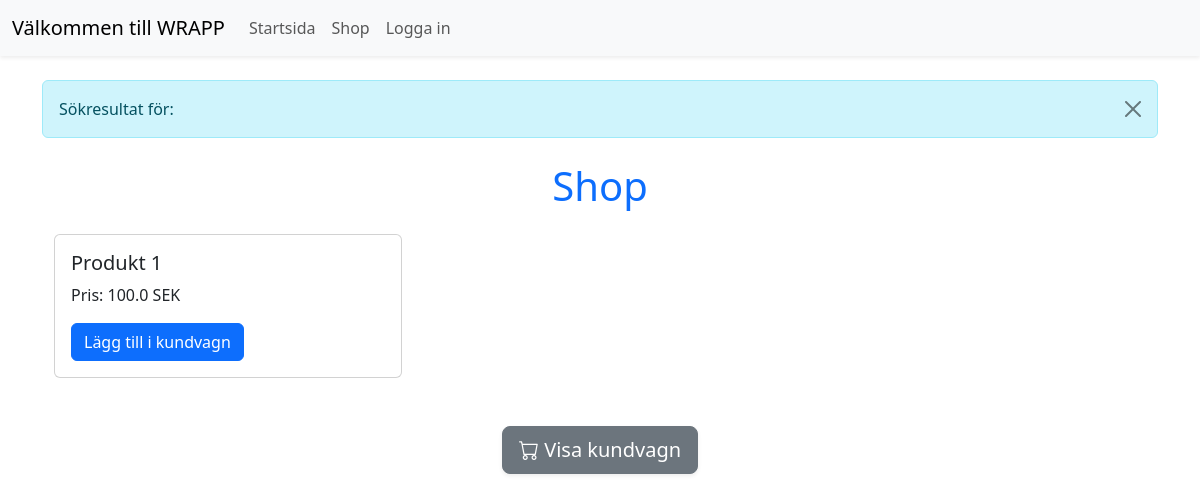
Before: /search with the older database file.
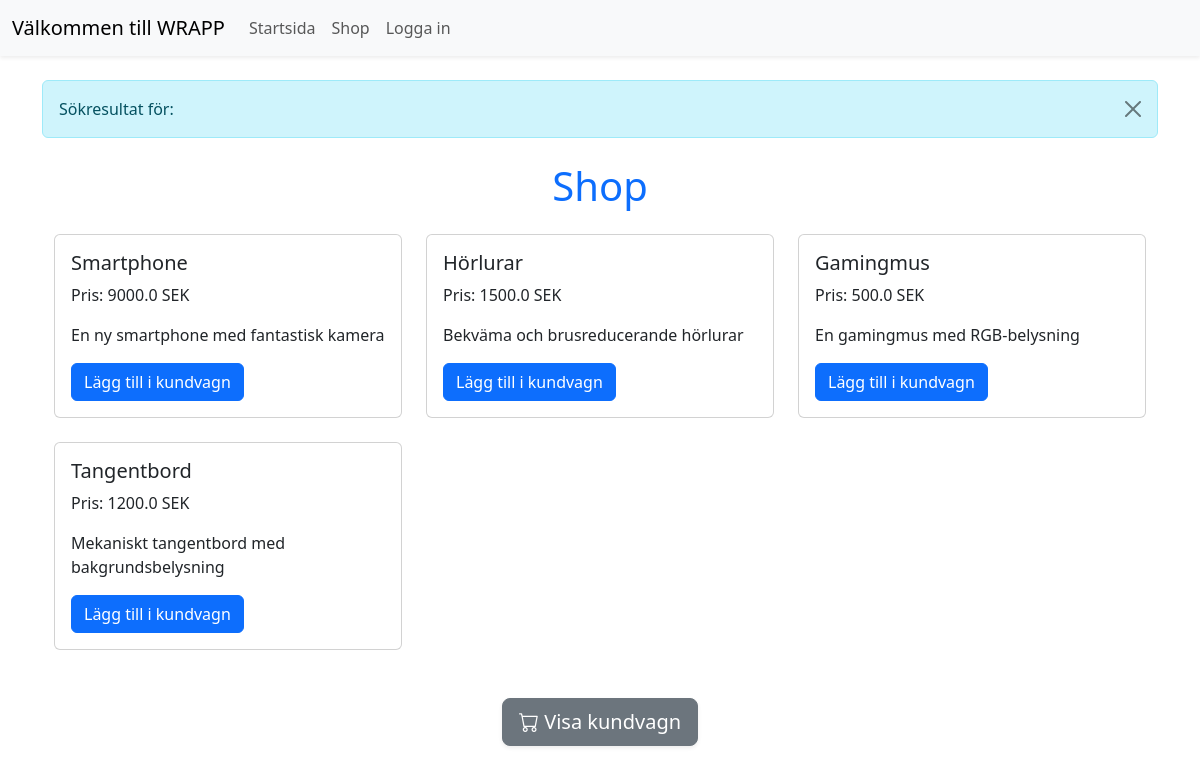
After: the same page with the newer database file.
### tables this page shows
CREATE TABLE products (
    id INTEGER PRIMARY KEY AUTOINCREMENT,
    name TEXT NOT NULL,
    price REAL NOT NULL,
    description TEXT,
    image TEXT
);

### app.py (the view)
@app.route('/search', methods=['GET'])
def search():
    query = request.args.get('q', '')
    filtered_query = query.replace("UNION", "").replace("SELECT", "")  # Enkel blacklisting
    with sqlite3.connect(DATABASE) as conn:
        cursor = conn.cursor()
        cursor.execute(f"SELECT * FROM products WHERE name LIKE ?", ('%' + filtered_query + '%',))
        products = cursor.fetchall()
    flash(f"Sökresultat för: {query}", "info")
    return render_template('shop.html', products=products)

### templates/shop.html (shortened to what this page needs)
{% extends "base.html" %}
{% block content %}
<div class="container mt-4">
    <h1 class="text-center text-primary mb-4">Shop</h1>
    <div class="row">
        {% for product in products %}
            <div class="col-md-4 mb-4">
                <div class="card">
                    <div class="card-body">
                        <h5 class="card-title">{{ product[1] }}</h5>
                        <p class="card-text">Pris: {{ product[2] }} SEK</p>
                        <p class="card-text">{{ product[3] }}</p>
                        <a href="{{ url_for('add_to_cart', product_id=product[0]) }}" class="btn btn-primary">
                            Lägg till i kundvagn
                        </a>
                    </div>
                </div>
            </div>
        {% endfor %}
    </div>
    <div class="text-center mt-4">
        <a class="btn btn-secondary btn-lg shadow-sm" href="{{ url_for('view_cart') }}">
            <i class="bi bi-cart"></i> Visa kundvagn
        </a>
    </div>
</div>
{% endblock %}

### templates/base.html (shortened to what this page needs)
<!DOCTYPE html> <html lang="en"> <head> <meta charset="UTF-8"> <meta name="viewport" content="width=device-width, initial-scale=1.0"> <title>{% block title %}Välkommen till WRAPP{% endblock %}</title> <link href="https://cdn.jsdelivr.net/npm/bootstrap@5.3.0/dist/css/bootstrap.min.css" rel="stylesheet"> <link rel="stylesheet" href="https://cdnjs.cloudflare.com/ajax/libs/bootstrap-icons/1.10.5/font/bootstrap-icons.min.css"> {% block styles %}{% endblock %} </head> <body> <nav class="navbar navbar-expand-lg navbar-light bg-light shadow-sm"> <div class="container-fluid"> <a class="navbar-brand" href="{{ url_for('home') }}">Välkommen till WRAPP</a> <button class="navbar-toggler" type="button" data-bs-toggle="collapse" data-bs-target="#navbarNav" aria-controls="navbarNav" aria-expanded="false" aria-label="Toggle navigation">  </button> <div class="collapse navbar-collapse" id="navbarNav"> <ul class="navbar-nav"> <li class="nav-item"> <a class="nav-link" href="{{ url_for('home') }}">Startsida</a> </li> <li class="nav-item"> <a class="nav-link" href="{{ url_for('shop') }}">Shop</a> </li> {% if 'user' in session %} <li class="nav-item"> <a class="nav-link" href="{{ url_for('logout') }}">Logga ut</a> </li> {% if session['user'] == 'admin' %} <li class="nav-item"> <a class="nav-link" href="{{ url_for('admin') }}">Admin</a> </li> <li class="nav-item"> <a class="nav-link" href="{{ url_for('product') }}">Lägg till produkt</a> </li> {% endif %} <li class="nav-item"> <a class="nav-link" href="{{ url_for('profile') }}">Profil</a> </li> <li class="nav-item"> <a class="nav-link" href="{{ url_for('order_status') }}">Orderstatus</a> </li> {% else %} <li class="nav-item"> <a class="nav-link" href="{{ url_for('login') }}">Logga in</a> </li> {% endif %} </ul> </div> </div> </nav>
    <div class="container mt-4">
        {% with messages = get_flashed_messages(with_categories=true) %}
            {% if messages %}
                {% for category, message in messages %}
                    <div class="alert alert-{{ category }} alert-dismissible fade show" role="alert">
                        {{ message }}
                        <button type="button" class="btn-close" data-bs-dismiss="alert" aria-label="Close"></button>
                    </div>
                {% endfor %}
            {% endif %}
        {% endwith %}
        {% block content %}{% endblock %}
    </div>
    </body> </html>

Changed rows visible on the page:
removed products: name "Produkt 1", price "100.0"
added products: name "Smartphone", price "9000.0", description "En ny smartphone med fantastisk kamera"
added products: name "Hörlurar", price "1500.0", description "Bekväma och brusreducerande hörlurar"
added products: name "Gamingmus", price "500.0", description "En gamingmus med RGB-belysning"
added products: name "Tangentbord", price "1200.0", description "Mekaniskt tangentbord med bakgrundsbelysning"
